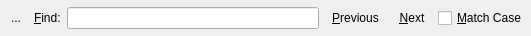
<?xml version="1.0" encoding="UTF-8"?>
<ui version="4.0">
 <class>Form</class>
 <widget class="QWidget" name="Form">
  <property name="geometry">
   <rect>
    <x>0</x>
    <y>0</y>
    <width>531</width>
    <height>36</height>
   </rect>
  </property>
  <property name="windowTitle">
   <string>Form</string>
  </property>
  <layout class="QHBoxLayout" name="horizontalLayout">
   <property name="margin">
    <number>4</number>
   </property>
   <item>
    <widget class="QToolButton" name="close">
     <property name="text">
      <string>...</string>
     </property>
     <property name="icon">
      <iconset resource="icons.qrc">
       <normaloff>:/close.svg</normaloff>:/close.svg</iconset>
     </property>
     <property name="autoRaise">
      <bool>true</bool>
     </property>
    </widget>
   </item>
   <item>
    <widget class="QLabel" name="label">
     <property name="text">
      <string>&amp;Find:</string>
     </property>
     <property name="buddy">
      <cstring>text</cstring>
     </property>
    </widget>
   </item>
   <item>
    <widget class="QLineEdit" name="text">
     <property name="minimumSize">
      <size>
       <width>200</width>
       <height>0</height>
      </size>
     </property>
    </widget>
   </item>
   <item>
    <widget class="QToolButton" name="previous">
     <property name="text">
      <string>&amp;Previous</string>
     </property>
     <property name="icon">
      <iconset>
       <normaloff>:/icons/previous.svg</normaloff>:/icons/previous.svg</iconset>
     </property>
     <property name="toolButtonStyle">
      <enum>Qt::ToolButtonIconOnly</enum>
     </property>
     <property name="autoRaise">
      <bool>true</bool>
     </property>
    </widget>
   </item>
   <item>
    <widget class="QToolButton" name="next">
     <property name="text">
      <string>&amp;Next</string>
     </property>
     <property name="icon">
      <iconset>
       <normaloff>:/icons/next.svg</normaloff>:/icons/next.svg</iconset>
     </property>
     <property name="toolButtonStyle">
      <enum>Qt::ToolButtonIconOnly</enum>
     </property>
     <property name="autoRaise">
      <bool>true</bool>
     </property>
    </widget>
   </item>
   <item>
    <widget class="QCheckBox" name="matchCase">
     <property name="text">
      <string>&amp;Match Case</string>
     </property>
    </widget>
   </item>
  </layout>
 </widget>
 <resources>
  <include location="icons.qrc"/>
 </resources>
 <connections>
  <connection>
   <sender>text</sender>
   <signal>returnPressed()</signal>
   <receiver>next</receiver>
   <slot>animateClick()</slot>
   <hints>
    <hint type="sourcelabel">
     <x>122</x>
     <y>14</y>
    </hint>
    <hint type="destinationlabel">
     <x>421</x>
     <y>25</y>
    </hint>
   </hints>
  </connection>
 </connections>
</ui>
